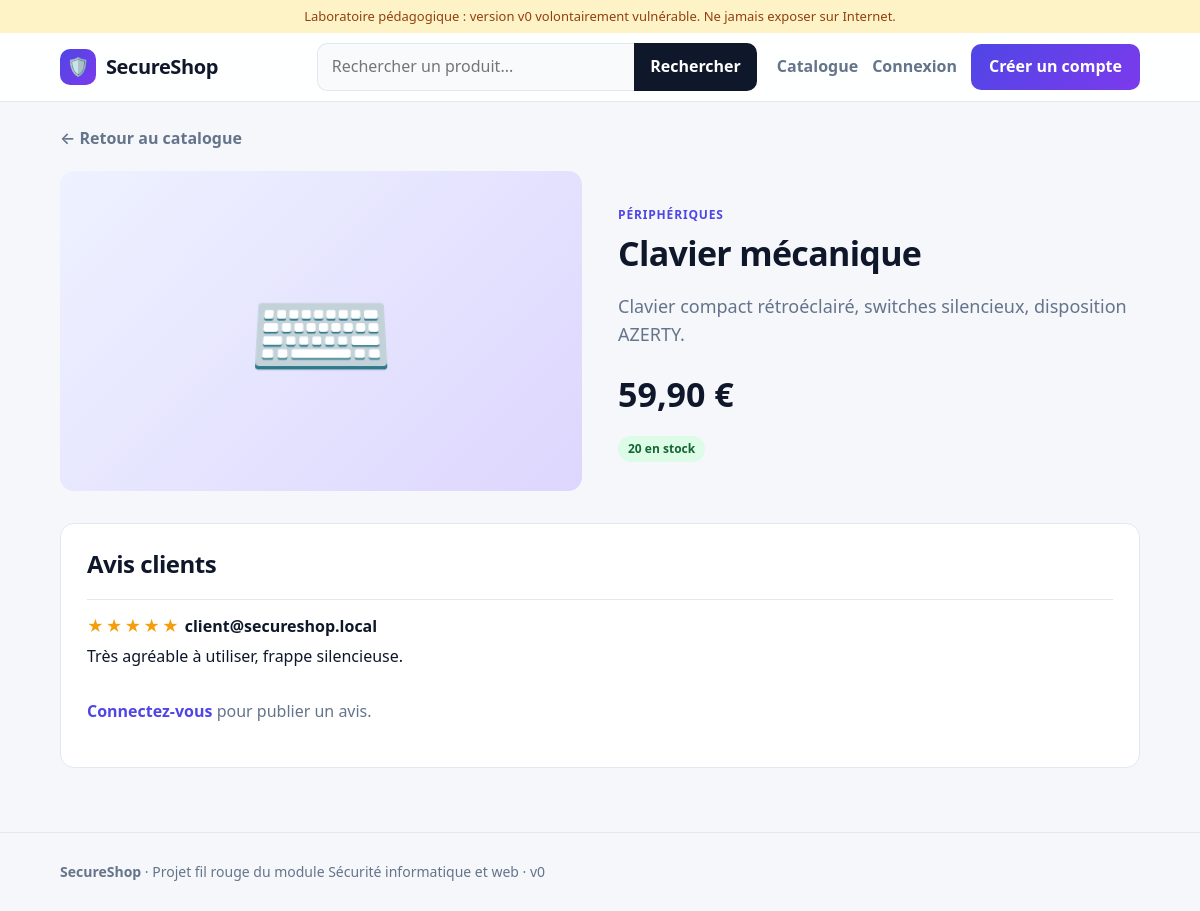
The app's page /app/product.php with its own data.
### tables this page shows
CREATE TABLE products (
  id INT AUTO_INCREMENT PRIMARY KEY,
  name VARCHAR(100),
  description TEXT,
  price DECIMAL(8,2),
  stock INT,
  category VARCHAR(40),
  icon VARCHAR(10)
) DEFAULT CHARSET=utf8mb4;

CREATE TABLE reviews (
  id INT AUTO_INCREMENT PRIMARY KEY,
  product_id INT,
  user_email VARCHAR(100),
  rating INT,
  comment TEXT
) DEFAULT CHARSET=utf8mb4;

### app/inc/lib.php (called while the page is built, shortened)
<?php
function money($v) {
    return number_format($v, 2, ',', ' ') . ' €';
}

### app/product.php (the view, shortened to what this page needs)
<?php
require 'inc/lib.php';
$id = $_GET['id'] ?? 1;
$res = $conn->query("SELECT * FROM products WHERE id=$id");
$p = $res->fetch_assoc();
include 'inc/header.php';
$reviews = $conn->query("SELECT * FROM reviews WHERE product_id=$id ORDER BY id DESC");
?>
<a class="back" href="/index.php">&larr; Retour au catalogue</a>
<section class="detail">
  <div class="tile big"><?php echo $p['icon']; ?></div>
  <div>
    <span class="cat"><?php echo $p['category']; ?></span>
    <h1><?php echo $p['name']; ?></h1>
    <p class="lead"><?php echo $p['description']; ?></p>
    <div class="price"><?php echo money($p['price']); ?></div>
    <?php if ($p['stock'] > 0) { ?>
      <span class="badge ok"><?php echo $p['stock']; ?> en stock</span>
    <?php } else { ?>
      <span class="badge no">Rupture de stock</span>
    <?php } ?>
  </div>
</section>
<section class="panel">
  <h2>Avis clients</h2>
  <?php while ($r = $reviews->fetch_assoc()) { ?>
    <div class="review">
      <div><span class="stars"><?php echo str_repeat('★', (int)$r['rating']); ?></span>
        <strong><?php echo $r['user_email']; ?></strong></div>
      <p><?php echo $r['comment']; ?></p>
    </div>
  <?php } ?>
  <?php if (isset($_SESSION['email'])) { ?>
    <form class="form" method="post" action="/product.php?id=<?php echo $id; ?>">
      <h3>Donner votre avis</h3>
      <div class="field">
        <label>Note</label>
        <select name="rating">
          <option value="5">5 - Excellent</option>
          <option value="4">4 - Très bien</option>
          <option value="3">3 - Correct</option>
          <option value="2">2 - Décevant</option>
          <option value="1">1 - Mauvais</option>
        </select>
      </div>
      <div class="field">
        <label>Commentaire</label>
        <textarea name="comment" rows="3"></textarea>
      </div>
      <button class="btn" type="submit">Publier mon avis</button>
    </form>
  <?php } else { ?>
    <p class="muted"><a class="link-inline" href="/login.php">Connectez-vous</a> pour publier un avis.</p>
  <?php } ?>
</section>
<?php include 'inc/footer.php'; ?>

### app/assets/style.css (style rules this page uses)
:root { --bg:#f6f7fb;--surface:#fff;--ink:#0f172a;--muted:#64748b;--brand:#4f46e5;--brand2:#7c3aed;--line:#e2e8f0;--r:14px }
* { box-sizing:border-box }
body { margin:0;font:16px/1.6 system-ui,-apple-system,"Segoe UI",Roboto,sans-serif;background:var(--bg);color:var(--ink) }
a { color:inherit;text-decoration:none }
h1,h2,h3 { line-height:1.2;letter-spacing:-.02em }
.muted { color:var(--muted) }
.tile { display:grid;place-items:center;height:160px;font-size:64px;background:linear-gradient(135deg,#eef2ff,#ddd6fe) }
.tile.big { height:320px;font-size:120px;border-radius:var(--r) }
.cat { font-size:12px;text-transform:uppercase;letter-spacing:.07em;font-weight:700;color:var(--brand) }
.badge { display:inline-block;font-size:12px;font-weight:700;padding:3px 10px;border-radius:99px }
.badge.ok { background:#dcfce7;color:#166534 }
.back { display:inline-block;margin:24px 0 0;color:var(--muted);font-weight:600 }
.detail { display:grid;grid-template-columns:1fr 1fr;gap:36px;margin:20px 0 32px;align-items:center }
.detail h1 { margin:6px 0 10px;font-size:34px }
.lead { color:var(--muted);font-size:18px }
.price { font-size:34px;font-weight:800;margin:14px 0 }
.panel { background:var(--surface);border:1px solid var(--line);border-radius:var(--r);padding:26px }
.panel h2 { margin-top:0 }
.review { padding:14px 0;border-top:1px solid var(--line) }
.review p { margin:4px 0 0 }
.stars { color:#f59e0b;letter-spacing:2px }
.link-inline { color:var(--brand);font-weight:600 }

### records on screen
products: icon "⌨️", category "PÉRIPHÉRIQUES", name "Clavier mécanique", description "Clavier compact rétroéclairé, switches silencieux, disposition AZERTY.", price "59,90 €", stock "20"
reviews: rating "★★★★★", user_email "client@secureshop.local", comment "Très agréable à utiliser, frappe silencieuse."
